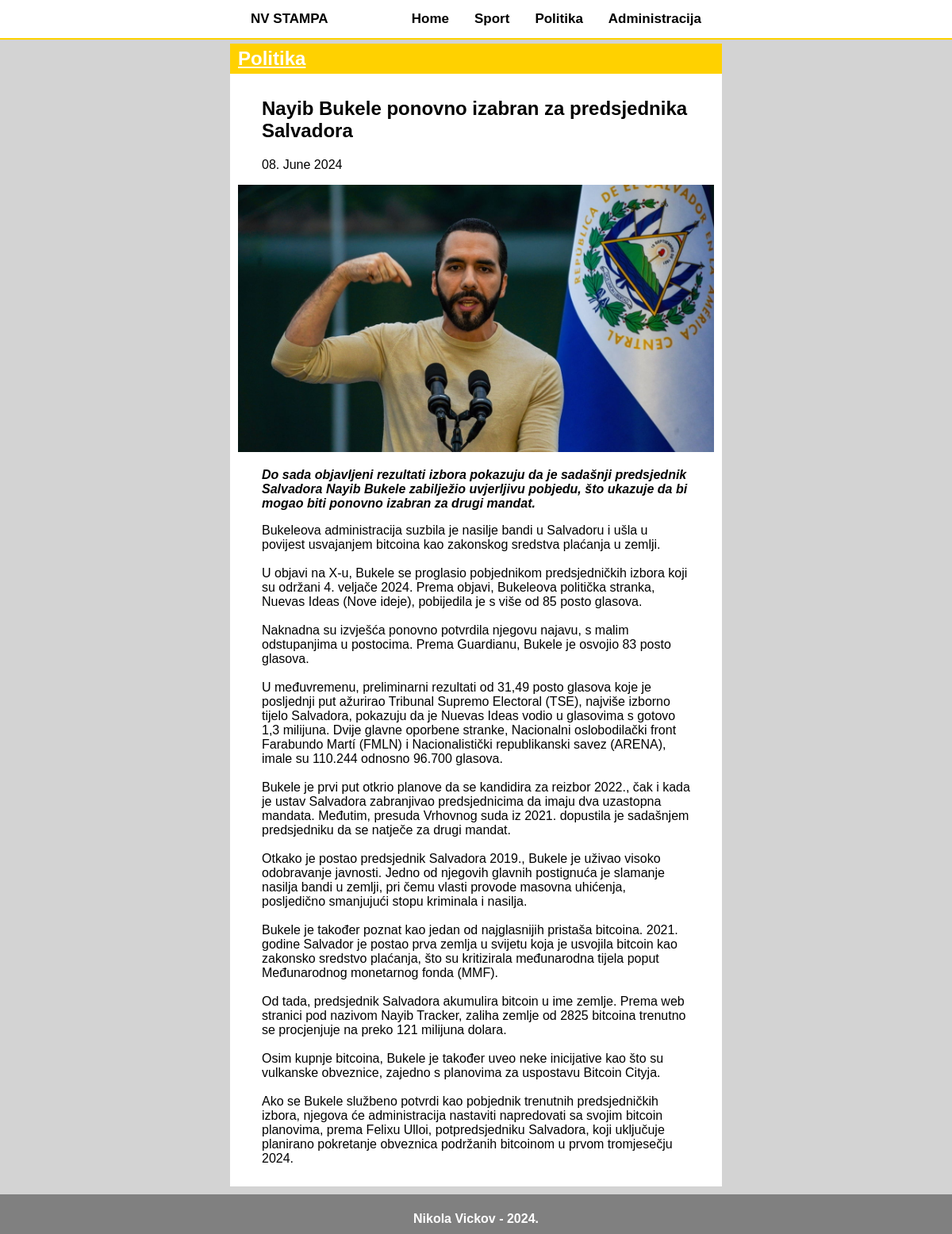
/clanak.php?id=7, run on the app's committed database.
### tables this page shows
CREATE TABLE `vijesti` (
  `id` int(11) NOT NULL,
  `date` date NOT NULL,
  `title` varchar(255) NOT NULL,
  `about` text NOT NULL,
  `content` text NOT NULL,
  `picture` varchar(255) NOT NULL,
  `category` varchar(100) NOT NULL
);

### clanak.php (the view, shortened to what this page needs)
<!DOCTYPE html>
<html lang="en">
<head>
</head>
<body>
<?php
include 'connect.php';
$id = $_GET['id'];
$query = "SELECT * FROM vijesti WHERE id=?";
$stmt = $dbc->prepare($query);
$stmt->bind_param("i", $id);
$stmt->execute();
$result = $stmt->get_result();
if($result->num_rows > 0) {
    $row = $result->fetch_assoc();
} else {
    echo "Nema rezultata za zadani ID.";
    exit();
}
$date = new DateTime($row['date']);
$formatted_date = $date->format('d. F Y');
?>
<div id="page-container">
<div id="content-wrap">
<?php
echo '<div class="naslovni_tab">';
echo '    <h2>' . ucfirst($row['category']) . '</h2>';
echo '</div>';
?>
<div class="clanci">
<section role="main">
    <div class="row">
        <div class="suzi">
            <h1 class="title"><?php
                echo $row['title'];
            ?></h1>
            <p><?php
                echo "<span>".$formatted_date."</span>";
            ?></p>
            </div>
            </div>
            <section class="slika">
                <?php
                echo '<img src="' . UPLPATH . $row['picture'] . '">';
                ?>
            </section>
        <div class="suzi">
        <section class="about">
            <p>
                <?php
                echo "<i>".$row['about']."</i>";
                ?>
            </p>
        </section>
        <section class="sadrzaj">
            <p>
                <?php
                echo nl2br($row['content']);
                ?>
            </p>
        </section>
        </div>
    </section>
    </div>
    </div>
    <footer id="footer">
        <h4>Nikola Vickov - 2024.</h4>
       </footer>
     </div>
</body>
</html>

### data on the page
vijesti: category "Politika", title "Nayib Bukele ponovno izabran za predsjednika Salvadora", date "08. June 2024", picture (picture), about "Do sada objavljeni rezultati izbora pokazuju da je sadašnji predsjednik Salvadora Nayib Bukele zabilježio uvjerljivu pobjedu, što ukazuje da bi mogao biti ponovno izabran za drugi mandat.", content "Bukeleova administracija suzbila je nasilje bandi u Salvadoru i ušla u povijest usvajanjem bitcoina kao zakonskog sredstva plaćanja u zemlji. U objavi na X-u, Bukele se proglasio pobjednikom predsjedničkih izbora koji su održani 4. veljače 2024. Prema objavi, Bukeleova politička stranka, Nuevas Ideas (Nove ideje), pobijedila je s više od 85 posto glasova. Naknadna su izvješća ponovno potvrdila njegovu najavu, s malim odstupanjima u postocima. Prema Guardianu, Bukele je osvojio 83 posto glasova. U međuvremenu, preliminarni rezultati od 31,49 posto glasova koje je posljednji put ažurirao Tribunal Supremo Electoral (TSE), najviše izborno tijelo Salvadora, pokazuju da je Nuevas Ideas vodio u…"
